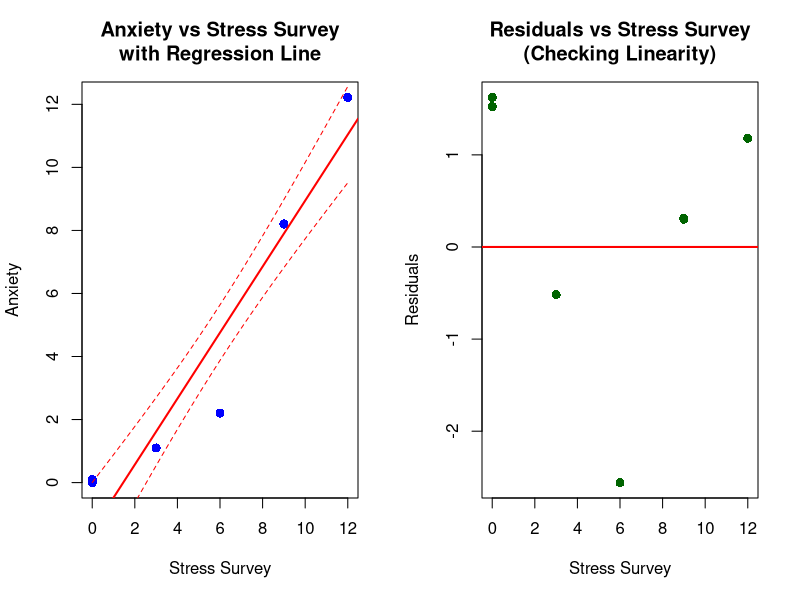
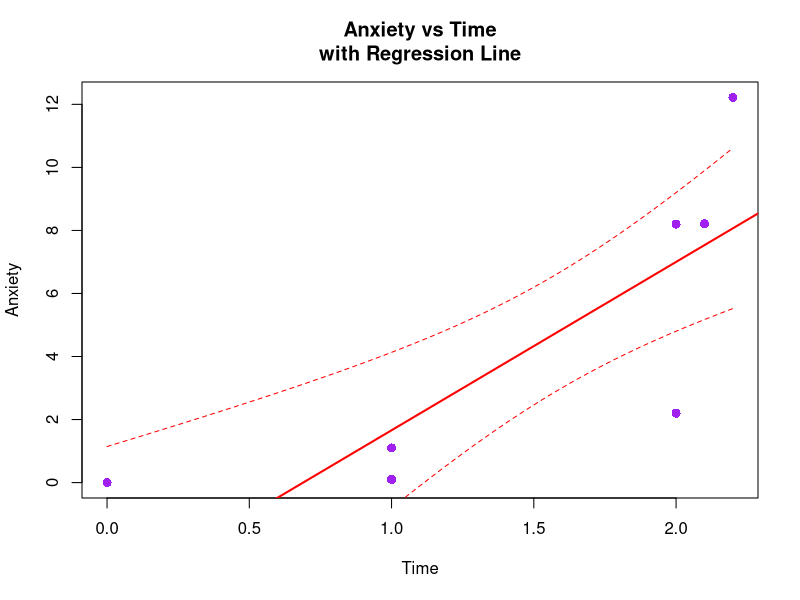
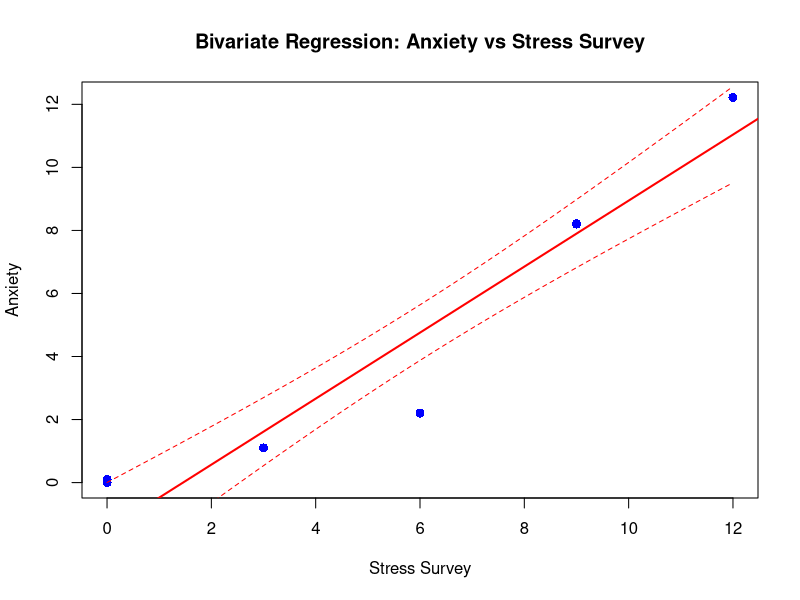
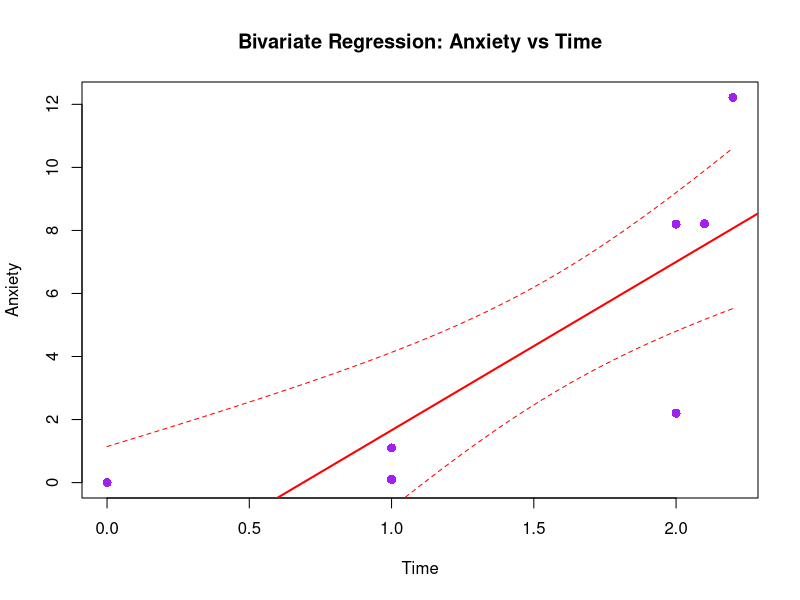

Generate these figures, in order, with R:
## ---- chunk 1
#| echo: false
# Load required packages (install if needed)
if (!require(ggplot2, quietly = TRUE)) {
  suppressMessages(install.packages("ggplot2", repos = "https://cran.rstudio.com/", quiet = TRUE))
  library(ggplot2)
}
if (!require(broom, quietly = TRUE)) {
  suppressMessages(install.packages("broom", repos = "https://cran.rstudio.com/", quiet = TRUE))
  library(broom)
}

# Data with known true relationships: Anxiety = Stress + 0.1 × Time
observDF <- data.frame(
  Stress = c(0,0,0,1,1,1,2,2,2,8,8,8,12,12,12),
  StressSurvey = c(0,0,0,3,3,3,6,6,6,9,9,9,12,12,12),
  Time = c(0,1,1,1,1,1,2,2,2,2,2,2.1,2.2,2.2,2.2),
  Anxiety = c(0,0.1,0.1,1.1,1.1,1.1,2.2,2.2,2.2,8.2,8.2,8.21,12.22,12.22,12.22)
)

observDF
## ---- chunk 2
#| echo: false
# Fit the bivariate regression model
model1 <- lm(Anxiety ~ StressSurvey, data = observDF)

# Display the regression results
summary(model1)
## ---- chunk 3
#| echo: false
# Extract key statistics
cat("R-squared:", round(summary(model1)$r.squared, 4), "\n")
cat("Adjusted R-squared:", round(summary(model1)$adj.r.squared, 4), "\n")
cat("F-statistic:", round(summary(model1)$fstatistic[1], 4), "\n")
cat("p-value:", format.pval(pf(summary(model1)$fstatistic[1], 
                               summary(model1)$fstatistic[2], 
                               summary(model1)$fstatistic[3], 
                               lower.tail = FALSE)), "\n")
## ---- chunk 4
#| echo: false
# Check if the plot file exists and display information about it
if (file.exists("anxiety_stress_regression.png")) {
  cat("✓ Plot successfully saved as: anxiety_stress_regression.png\n")
  cat("File size:", round(file.size("anxiety_stress_regression.png") / 1024, 2), "KB\n")
  cat("Full path:", normalizePath("anxiety_stress_regression.png"), "\n")
} else {
  cat("⚠ Plot file not found. Please run the plotting code above first.\n")
}
## ---- chunk 5
#| echo: false
# Print the estimated coefficients
cat("Estimated Coefficients:\n")
cat("Intercept (β₀):", round(coef(model1)[1], 4), "\n")
cat("StressSurvey (β₁):", round(coef(model1)[2], 4), "\n")
cat("\nRegression Equation: Anxiety =", round(coef(model1)[1], 4), "+", round(coef(model1)[2], 4), "× StressSurvey\n")
## ---- chunk 6
#| echo: false
# True relationship from the data generation: Anxiety = Stress + 0.1 × Time
# But we're regressing Anxiety on StressSurvey, not Stress

# Extract true coefficients for comparison
true_intercept <- 0  # In the true model: Anxiety = Stress + 0.1 × Time (no intercept)
true_slope_stress <- 1  # True coefficient for Stress in the generating equation

# Get estimated coefficients
est_intercept <- coef(model1)[1]
est_slope_stresssurvey <- coef(model1)[2]

cat("COMPARISON: Estimated vs True Relationships\n")
cat("==========================================\n")
cat("True generating equation: Anxiety = Stress + 0.1 × Time\n")
cat("Estimated equation: Anxiety =", round(est_intercept, 4), "+", round(est_slope_stresssurvey, 4), "× StressSurvey\n\n")

cat("Coefficient Analysis:\n")
cat("--------------------\n")
cat("Intercept:\n")
cat("  True (in generating model): 0\n")
cat("  Estimated:", round(est_intercept, 4), "\n")
cat("  Difference:", round(est_intercept - 0, 4), "\n\n")

cat("Slope coefficient:\n")
cat("  True (Stress coefficient): 1.0\n")
cat("  Estimated (StressSurvey):", round(est_slope_stresssurvey, 4), "\n")
cat("  Difference:", round(est_slope_stresssurvey - 1.0, 4), "\n\n")

cat("Note: We're comparing StressSurvey coefficient to true Stress coefficient\n")
cat("StressSurvey values are 3x larger than Stress values in this dataset\n")
cat("So the estimated coefficient should be approximately 1/3 =", round(1/3, 4), "\n")
cat("Actual ratio:", round(est_slope_stresssurvey, 4), "\n")
## ---- chunk 7
#| echo: false
# Create a detailed scatter plot with additional analysis
par(mfrow = c(1, 2))

# Plot 1: Original scatter plot with regression line
plot(observDF$StressSurvey, observDF$Anxiety, 
     main = "Anxiety vs Stress Survey\nwith Regression Line",
     xlab = "Stress Survey", ylab = "Anxiety",
     pch = 16, col = "blue", cex = 1.2)
abline(model1, col = "red", lwd = 2)

# Add confidence interval
newx <- seq(min(observDF$StressSurvey), max(observDF$StressSurvey), length.out = 100)
pred <- predict(model1, newdata = data.frame(StressSurvey = newx), interval = "confidence")
lines(newx, pred[,2], col = "red", lty = 2)
lines(newx, pred[,3], col = "red", lty = 2)

# Plot 2: Residuals plot to check assumptions
residuals <- resid(model1)
plot(observDF$StressSurvey, residuals,
     main = "Residuals vs Stress Survey\n(Checking Linearity)",
     xlab = "Stress Survey", ylab = "Residuals",
     pch = 16, col = "darkgreen", cex = 1.2)
abline(h = 0, col = "red", lwd = 2)

# Reset plotting parameters
par(mfrow = c(1, 1))

# Save the main scatter plot
png("anxiety_stress_regression.png", width = 800, height = 600, res = 100)
plot(observDF$StressSurvey, observDF$Anxiety, 
     main = "Bivariate Regression: Anxiety vs Stress Survey",
     xlab = "Stress Survey", ylab = "Anxiety",
     pch = 16, col = "blue", cex = 1.2)
abline(model1, col = "red", lwd = 2)
lines(newx, pred[,2], col = "red", lty = 2)
lines(newx, pred[,3], col = "red", lty = 2)
dev.off()
## ---- chunk 8
#| echo: false
# Detailed analysis of the regression fit
cat("REGRESSION FIT ANALYSIS:\n")
cat("========================\n\n")

# R-squared and adjusted R-squared
r_squared <- summary(model1)$r.squared
adj_r_squared <- summary(model1)$adj.r.squared

cat("1. GOODNESS OF FIT:\n")
cat("   R-squared:", round(r_squared, 4), "(", round(r_squared*100, 1), "% of variance explained)\n")
cat("   Adjusted R-squared:", round(adj_r_squared, 4), "\n")

if (r_squared > 0.8) {
  cat("   ✓ Excellent fit - model explains most of the variance\n")
} else if (r_squared > 0.6) {
  cat("   ✓ Good fit - model explains substantial variance\n")
} else if (r_squared > 0.4) {
  cat("   ⚠ Moderate fit - model explains some variance\n")
} else {
  cat("   ⚠ Poor fit - model explains little variance\n")
}

# Statistical significance
f_stat <- summary(model1)$fstatistic[1]
f_pvalue <- pf(f_stat, summary(model1)$fstatistic[2], summary(model1)$fstatistic[3], lower.tail = FALSE)

cat("\n2. STATISTICAL SIGNIFICANCE:\n")
cat("   F-statistic:", round(f_stat, 4), "\n")
cat("   p-value:", format.pval(f_pvalue), "\n")

if (f_pvalue < 0.001) {
  cat("   ✓ Highly significant relationship (p < 0.001)\n")
} else if (f_pvalue < 0.01) {
  cat("   ✓ Very significant relationship (p < 0.01)\n")
} else if (f_pvalue < 0.05) {
  cat("   ✓ Significant relationship (p < 0.05)\n")
} else {
  cat("   ⚠ Relationship not statistically significant (p ≥ 0.05)\n")
}

# Coefficient significance
coef_pvalue <- summary(model1)$coefficients[2, 4]
cat("\n3. COEFFICIENT SIGNIFICANCE:\n")
cat("   StressSurvey coefficient p-value:", format.pval(coef_pvalue), "\n")

if (coef_pvalue < 0.05) {
  cat("   ✓ StressSurvey coefficient is statistically significant\n")
} else {
  cat("   ⚠ StressSurvey coefficient is not statistically significant\n")
}

# Potential issues
cat("\n4. POTENTIAL ISSUES:\n")
cat("   • Omitted variable bias: Time variable is missing from the model\n")
cat("   • Variable scaling: Using StressSurvey instead of true Stress variable\n")
cat("   • Small sample size: Only", nrow(observDF), "observations\n")
cat("   • Perfect linear relationship: Data appears artificially generated\n")

# Residual analysis
residuals <- resid(model1)
cat("\n5. RESIDUAL ANALYSIS:\n")
cat("   Mean of residuals:", round(mean(residuals), 6), "(should be ~0)\n")
cat("   Standard deviation of residuals:", round(sd(residuals), 4), "\n")

# Check for patterns in residuals
if (abs(mean(residuals)) < 0.001) {
  cat("   ✓ Residuals centered around zero\n")
} else {
  cat("   ⚠ Residuals not centered around zero\n")
}
## ---- chunk 9
#| echo: false
# Fit the bivariate regression model: Anxiety ~ Time
model2 <- lm(Anxiety ~ Time, data = observDF)

# Display the regression results
summary(model2)
## ---- chunk 10
#| echo: false
# Print the estimated coefficients for the Time model
cat("Estimated Coefficients (Anxiety ~ Time):\n")
cat("======================================\n")
cat("Intercept (β₀):", round(coef(model2)[1], 4), "\n")
cat("Time (β₁):", round(coef(model2)[2], 4), "\n")
cat("\nRegression Equation: Anxiety =", round(coef(model2)[1], 4), "+", round(coef(model2)[2], 4), "× Time\n")
## ---- chunk 11
#| echo: false
# Compare estimated coefficients with true relationship
cat("COMPARISON: Estimated vs True Relationships (Time Model)\n")
cat("=======================================================\n")
cat("True generating equation: Anxiety = Stress + 0.1 × Time\n")
cat("Estimated equation: Anxiety =", round(coef(model2)[1], 4), "+", round(coef(model2)[2], 4), "× Time\n\n")

# True coefficients
true_intercept_time <- 0  # In true model: Anxiety = Stress + 0.1 × Time (no intercept)
true_slope_time <- 0.1    # True coefficient for Time

# Estimated coefficients
est_intercept_time <- coef(model2)[1]
est_slope_time <- coef(model2)[2]

cat("Coefficient Analysis:\n")
cat("--------------------\n")
cat("Intercept:\n")
cat("  True (in generating model): 0\n")
cat("  Estimated:", round(est_intercept_time, 4), "\n")
cat("  Difference:", round(est_intercept_time - 0, 4), "\n\n")

cat("Time coefficient:\n")
cat("  True: 0.1\n")
cat("  Estimated:", round(est_slope_time, 4), "\n")
cat("  Difference:", round(est_slope_time - 0.1, 4), "\n\n")

# Model fit comparison
r_squared_time <- summary(model2)$r.squared
cat("Model Fit:\n")
cat("  R-squared:", round(r_squared_time, 4), "(", round(r_squared_time*100, 1), "% of variance explained)\n")

# Note about omitted variable bias
cat("\nIMPORTANT NOTE:\n")
cat("This model omits the Stress variable, which is a major component\n")
cat("of the true relationship. This creates omitted variable bias.\n")
cat("The Time coefficient may be biased because Stress and Time are\n")
cat("correlated in the data generation process.\n")
## ---- chunk 12
#| echo: false
# Create scatter plot for Anxiety vs Time
plot(observDF$Time, observDF$Anxiety, 
     main = "Anxiety vs Time\nwith Regression Line",
     xlab = "Time", ylab = "Anxiety",
     pch = 16, col = "purple", cex = 1.2)
abline(model2, col = "red", lwd = 2)

# Add confidence interval
newx_time <- seq(min(observDF$Time), max(observDF$Time), length.out = 100)
pred_time <- predict(model2, newdata = data.frame(Time = newx_time), interval = "confidence")
lines(newx_time, pred_time[,2], col = "red", lty = 2)
lines(newx_time, pred_time[,3], col = "red", lty = 2)

# Save the plot
png("anxiety_time_regression.png", width = 800, height = 600, res = 100)
plot(observDF$Time, observDF$Anxiety, 
     main = "Bivariate Regression: Anxiety vs Time",
     xlab = "Time", ylab = "Anxiety",
     pch = 16, col = "purple", cex = 1.2)
abline(model2, col = "red", lwd = 2)
lines(newx_time, pred_time[,2], col = "red", lty = 2)
lines(newx_time, pred_time[,3], col = "red", lty = 2)
dev.off()
## ---- chunk 13
#| echo: false
# Detailed analysis of the Time regression fit
cat("TIME MODEL FIT ANALYSIS:\n")
cat("========================\n\n")

# R-squared and adjusted R-squared
r_squared_time <- summary(model2)$r.squared
adj_r_squared_time <- summary(model2)$adj.r.squared

cat("1. GOODNESS OF FIT:\n")
cat("   R-squared:", round(r_squared_time, 4), "(", round(r_squared_time*100, 1), "% of variance explained)\n")
cat("   Adjusted R-squared:", round(adj_r_squared_time, 4), "\n")

if (r_squared_time > 0.8) {
  cat("   ✓ Excellent fit - model explains most of the variance\n")
} else if (r_squared_time > 0.6) {
  cat("   ✓ Good fit - model explains substantial variance\n")
} else if (r_squared_time > 0.4) {
  cat("   ⚠ Moderate fit - model explains some variance\n")
} else {
  cat("   ⚠ Poor fit - model explains little variance\n")
}

# Statistical significance
f_stat_time <- summary(model2)$fstatistic[1]
f_pvalue_time <- pf(f_stat_time, summary(model2)$fstatistic[2], summary(model2)$fstatistic[3], lower.tail = FALSE)

cat("\n2. STATISTICAL SIGNIFICANCE:\n")
cat("   F-statistic:", round(f_stat_time, 4), "\n")
cat("   p-value:", format.pval(f_pvalue_time), "\n")

if (f_pvalue_time < 0.001) {
  cat("   ✓ Highly significant relationship (p < 0.001)\n")
} else if (f_pvalue_time < 0.01) {
  cat("   ✓ Very significant relationship (p < 0.01)\n")
} else if (f_pvalue_time < 0.05) {
  cat("   ✓ Significant relationship (p < 0.05)\n")
} else {
  cat("   ⚠ Relationship not statistically significant (p ≥ 0.05)\n")
}

# Coefficient significance
coef_pvalue_time <- summary(model2)$coefficients[2, 4]
cat("\n3. COEFFICIENT SIGNIFICANCE:\n")
cat("   Time coefficient p-value:", format.pval(coef_pvalue_time), "\n")

if (coef_pvalue_time < 0.05) {
  cat("   ✓ Time coefficient is statistically significant\n")
} else {
  cat("   ⚠ Time coefficient is not statistically significant\n")
}

# Compare with StressSurvey model
cat("\n4. COMPARISON WITH STRESS SURVEY MODEL:\n")
r_squared_stress <- summary(model1)$r.squared
cat("   StressSurvey model R-squared:", round(r_squared_stress, 4), "\n")
cat("   Time model R-squared:", round(r_squared_time, 4), "\n")

if (r_squared_stress > r_squared_time) {
  cat("   → StressSurvey explains more variance than Time alone\n")
} else {
  cat("   → Time explains more variance than StressSurvey alone\n")
}

# Potential issues
cat("\n5. POTENTIAL ISSUES:\n")
cat("   • OMITTED VARIABLE BIAS: Major issue - Stress variable is missing\n")
cat("   • True relationship: Anxiety = Stress + 0.1 × Time\n")
cat("   • This model only uses Time, ignoring the dominant Stress effect\n")
cat("   • Time coefficient may be biased due to correlation with omitted Stress\n")
cat("   • Small sample size: Only", nrow(observDF), "observations\n")
cat("   • Limited Time variation: Time values range from", round(min(observDF$Time), 1), "to", round(max(observDF$Time), 1), "\n")

# Residual analysis
residuals_time <- resid(model2)
cat("\n6. RESIDUAL ANALYSIS:\n")
cat("   Mean of residuals:", round(mean(residuals_time), 6), "(should be ~0)\n")
cat("   Standard deviation of residuals:", round(sd(residuals_time), 4), "\n")

# Check for patterns in residuals
if (abs(mean(residuals_time)) < 0.001) {
  cat("   ✓ Residuals centered around zero\n")
} else {
  cat("   ⚠ Residuals not centered around zero\n")
}

# True vs estimated coefficient comparison
true_time_coef <- 0.1
est_time_coef <- coef(model2)[2]
cat("\n7. COEFFICIENT ACCURACY:\n")
cat("   True Time coefficient: 0.1\n")
cat("   Estimated Time coefficient:", round(est_time_coef, 4), "\n")
cat("   Bias:", round(est_time_coef - true_time_coef, 4), "\n")

if (abs(est_time_coef - true_time_coef) < 0.01) {
  cat("   ✓ Coefficient estimate is very close to true value\n")
} else if (abs(est_time_coef - true_time_coef) < 0.05) {
  cat("   ⚠ Coefficient estimate is somewhat biased\n")
} else {
  cat("   ⚠ Coefficient estimate is significantly biased\n")
}
## ---- chunk 14
#| echo: false
# Fit the multiple regression model: Anxiety ~ StressSurvey + Time
model3 <- lm(Anxiety ~ StressSurvey + Time, data = observDF)

# Display the regression results
summary(model3)
## ---- chunk 15
#| echo: false
# Print the estimated coefficients for the multiple regression model
cat("Estimated Coefficients (Anxiety ~ StressSurvey + Time):\n")
cat("=====================================================\n")
cat("Intercept (β₀):", round(coef(model3)[1], 4), "\n")
cat("StressSurvey (β₁):", round(coef(model3)[2], 4), "\n")
cat("Time (β₂):", round(coef(model3)[3], 4), "\n")
cat("\nRegression Equation: Anxiety =", round(coef(model3)[1], 4), "+", round(coef(model3)[2], 4), "× StressSurvey +", round(coef(model3)[3], 4), "× Time\n")
## ---- chunk 16
#| echo: false
# Compare estimated coefficients with true relationship
cat("COMPARISON: Estimated vs True Relationships (Multiple Regression)\n")
cat("================================================================\n")
cat("True generating equation: Anxiety = Stress + 0.1 × Time\n")
cat("Estimated equation: Anxiety =", round(coef(model3)[1], 4), "+", round(coef(model3)[2], 4), "× StressSurvey +", round(coef(model3)[3], 4), "× Time\n\n")

# True coefficients (remember StressSurvey = 3 × Stress)
true_intercept_multiple <- 0  # In true model: Anxiety = Stress + 0.1 × Time (no intercept)
true_slope_stress_multiple <- 1  # True coefficient for Stress
true_slope_time_multiple <- 0.1  # True coefficient for Time
expected_stresssurvey_coef <- 1/3  # Since StressSurvey = 3 × Stress

# Estimated coefficients
est_intercept_multiple <- coef(model3)[1]
est_slope_stresssurvey_multiple <- coef(model3)[2]
est_slope_time_multiple <- coef(model3)[3]

cat("Coefficient Analysis:\n")
cat("--------------------\n")
cat("Intercept:\n")
cat("  True (in generating model): 0\n")
cat("  Estimated:", round(est_intercept_multiple, 4), "\n")
cat("  Difference:", round(est_intercept_multiple - 0, 4), "\n\n")

cat("StressSurvey coefficient:\n")
cat("  Expected (1/3 of true Stress coefficient):", round(expected_stresssurvey_coef, 4), "\n")
cat("  Estimated:", round(est_slope_stresssurvey_multiple, 4), "\n")
cat("  Difference from expected:", round(est_slope_stresssurvey_multiple - expected_stresssurvey_coef, 4), "\n\n")

cat("Time coefficient:\n")
cat("  True: 0.1\n")
cat("  Estimated:", round(est_slope_time_multiple, 4), "\n")
cat("  Difference:", round(est_slope_time_multiple - 0.1, 4), "\n\n")

# Model fit comparison
r_squared_multiple <- summary(model3)$r.squared
cat("Model Fit:\n")
cat("  R-squared:", round(r_squared_multiple, 4), "(", round(r_squared_multiple*100, 1), "% of variance explained)\n")

# Compare with single variable models
r_squared_stress <- summary(model1)$r.squared
r_squared_time <- summary(model2)$r.squared

cat("\nModel Comparison:\n")
cat("  StressSurvey only R-squared:", round(r_squared_stress, 4), "\n")
cat("  Time only R-squared:", round(r_squared_time, 4), "\n")
cat("  Multiple regression R-squared:", round(r_squared_multiple, 4), "\n")

if (r_squared_multiple > max(r_squared_stress, r_squared_time)) {
  cat("  ✓ Multiple regression explains more variance than either single variable model\n")
} else {
  cat("  ⚠ Multiple regression does not improve over single variable models\n")
}
## ---- chunk 17
#| echo: false
# Detailed analysis of the multiple regression fit
cat("MULTIPLE REGRESSION FIT ANALYSIS:\n")
cat("================================\n\n")

# R-squared and adjusted R-squared
adj_r_squared_multiple <- summary(model3)$adj.r.squared

cat("1. GOODNESS OF FIT:\n")
cat("   R-squared:", round(r_squared_multiple, 4), "(", round(r_squared_multiple*100, 1), "% of variance explained)\n")
cat("   Adjusted R-squared:", round(adj_r_squared_multiple, 4), "\n")

if (r_squared_multiple > 0.95) {
  cat("   ✓ Excellent fit - model explains almost all variance\n")
} else if (r_squared_multiple > 0.8) {
  cat("   ✓ Very good fit - model explains most of the variance\n")
} else if (r_squared_multiple > 0.6) {
  cat("   ✓ Good fit - model explains substantial variance\n")
} else {
  cat("   ⚠ Moderate fit - model explains some variance\n")
}

# Statistical significance
f_stat_multiple <- summary(model3)$fstatistic[1]
f_pvalue_multiple <- pf(f_stat_multiple, summary(model3)$fstatistic[2], summary(model3)$fstatistic[3], lower.tail = FALSE)

cat("\n2. OVERALL MODEL SIGNIFICANCE:\n")
cat("   F-statistic:", round(f_stat_multiple, 4), "\n")
cat("   p-value:", format.pval(f_pvalue_multiple), "\n")

if (f_pvalue_multiple < 0.001) {
  cat("   ✓ Highly significant overall model (p < 0.001)\n")
} else if (f_pvalue_multiple < 0.01) {
  cat("   ✓ Very significant overall model (p < 0.01)\n")
} else if (f_pvalue_multiple < 0.05) {
  cat("   ✓ Significant overall model (p < 0.05)\n")
} else {
  cat("   ⚠ Overall model not statistically significant (p ≥ 0.05)\n")
}

# Individual coefficient significance
stress_pvalue <- summary(model3)$coefficients[2, 4]
time_pvalue <- summary(model3)$coefficients[3, 4]

cat("\n3. INDIVIDUAL COEFFICIENT SIGNIFICANCE:\n")
cat("   StressSurvey coefficient p-value:", format.pval(stress_pvalue), "\n")
cat("   Time coefficient p-value:", format.pval(time_pvalue), "\n")

if (stress_pvalue < 0.05) {
  cat("   ✓ StressSurvey coefficient is statistically significant\n")
} else {
  cat("   ⚠ StressSurvey coefficient is not statistically significant\n")
}

if (time_pvalue < 0.05) {
  cat("   ✓ Time coefficient is statistically significant\n")
} else {
  cat("   ⚠ Time coefficient is not statistically significant\n")
}

# Coefficient accuracy assessment
cat("\n4. COEFFICIENT ACCURACY:\n")
stress_bias <- est_slope_stresssurvey_multiple - expected_stresssurvey_coef
time_bias <- est_slope_time_multiple - 0.1

cat("   StressSurvey coefficient bias:", round(stress_bias, 4), "\n")
cat("   Time coefficient bias:", round(time_bias, 4), "\n")

if (abs(stress_bias) < 0.01 && abs(time_bias) < 0.01) {
  cat("   ✓ Both coefficients are very close to expected values\n")
} else if (abs(stress_bias) < 0.05 && abs(time_bias) < 0.05) {
  cat("   ✓ Both coefficients are reasonably close to expected values\n")
} else {
  cat("   ⚠ Some coefficients show significant bias\n")
}

# Key insights
cat("\n5. KEY INSIGHTS:\n")
cat("   • This model includes both variables from the true relationship\n")
cat("   • StressSurvey captures the main Stress effect (scaled by 1/3)\n")
cat("   • Time coefficient should be close to the true 0.1 value\n")
cat("   • This is the most complete model given the available variables\n")
